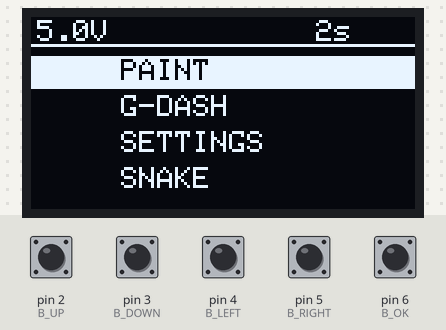
A sketch run on a simulated Arduino Uno, built with avr-gcc and run on an emulated ATmega328P. On the bench: 128×64 one-colour display. The inputs (shaded band) are chosen by the test bench; at power-on: pin 2 (B_UP), pin 3 (B_DOWN), pin 4 (B_LEFT), pin 5 (B_RIGHT), pin 6 (B_OK) HIGH. Random numbers use the default seed unless the sketch sets one.

Above: at 3.7 s.
3.8 s: pin 2 (B_UP) pulled LOW for 1 s
At 5.8 s:
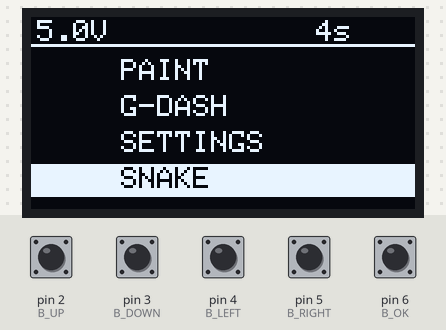
6.3 s: pin 6 (B_OK) pulled LOW for 0.15 s
At 6.53 s:
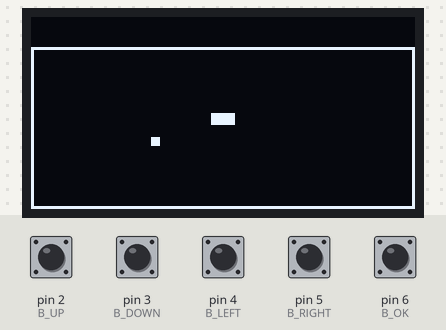
7.0 s: pin 3 (B_DOWN) pulled LOW for 0.15 s
At 7.12 s:
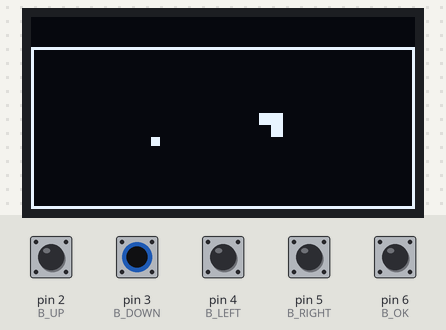
7.7 s: pin 4 (B_LEFT) pulled LOW for 0.15 s
At 7.83 s:
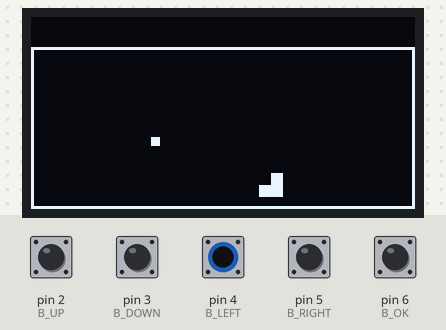
8.4 s: pin 2 (B_UP) pulled LOW for 0.15 s
At 8.54 s:
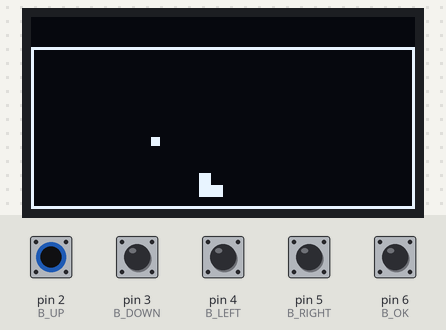
9.1 s: pin 5 (B_RIGHT) pulled LOW for 0.15 s
At 12.4 s:
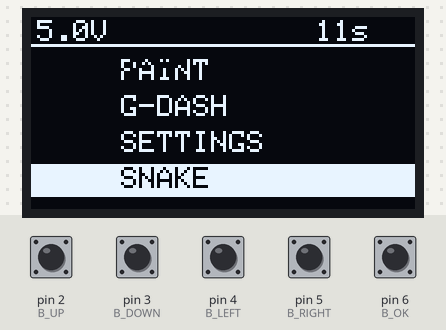
Timing chart, 0 to 12.7 s (numbered marks = the images above; inputs shaded):
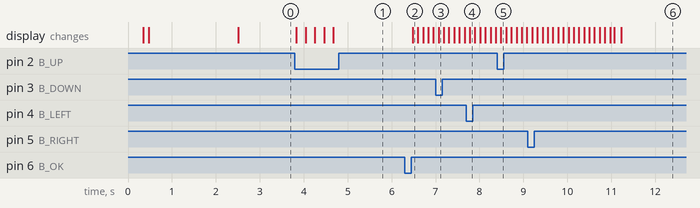

The sketch:

sketch_feb12a.ino
```cpp
#include <Wire.h>
#include <Adafruit_GFX.h>
#include <Adafruit_SSD1306.h>
#include <EEPROM.h>

#define SCREEN_WIDTH 128
#define SCREEN_HEIGHT 64
Adafruit_SSD1306 display(SCREEN_WIDTH, SCREEN_HEIGHT, &Wire, -1);

const int B_UP = 2, B_DOWN = 3, B_LEFT = 4, B_RIGHT = 5, B_OK = 6;
int mode = 0, menuIdx = 0;
const char* items[] = {"PAINT", "G-DASH", "SETTINGS", "SNAKE"};

unsigned long lastAction = 0;
int sleepTime = 15;
int hiGD = 0, hiSnake = 0;
float vccCache = 5.0;

float pY = 40, v = 0;
int oX = 128, score = 0, gdMode = 0, oGapY = 32;
int8_t snX[25], snY[25];
int8_t snLen = 3, snDir = 1, fX = 40, fY = 40;


float getVCC() {
  long result;
  ADMUX = _BV(REFS0) | _BV(MUX3) | _BV(MUX2) | _BV(MUX1);
  delay(2);
  ADCSRA |= _BV(ADSC);
  while (bit_is_set(ADCSRA, ADSC));
  result = ADCL | (ADCH << 8);
  return 1125300L / (float)result / 1000.0;
}

void startAnimation() {
  display.clearDisplay();
  display.setTextColor(SSD1306_WHITE);
  for(int i = 0; i < 128; i += 8) {
    display.drawFastVLine(i, 0, 64, 1);
    display.display();
  }
  display.clearDisplay();
  display.setTextSize(2); display.setCursor(15, 15); display.print(F("U-key OS"));
  display.setTextSize(1); display.setCursor(30, 45); display.print(F("v1.0 Enjoy!"));
  display.display();
  delay(2000);
}

void drawStatusBar() {
  display.setTextColor(SSD1306_WHITE);
  display.setCursor(2, 1); display.print(vccCache, 1); display.print(F("V"));
  display.setCursor(95, 1); display.print(millis()/1000); display.print(F("s"));
  display.drawFastHLine(0, 9, 128, 1);
}

void drawMenu() {
  display.clearDisplay();
  drawStatusBar();
  for(int i = 0; i < 4; i++) {
    int y = 14 + (i * 12);
    if(menuIdx == i) { display.fillRect(0, y - 1, 128, 11, 1); display.setTextColor(0); }
    else { display.setTextColor(1); }
    display.setCursor(30, y); display.print(items[i]);
  }
  display.display();
}

void exitToMenu() {
  if (mode == 2 && score > hiGD) { hiGD = score; EEPROM.put(0, hiGD); }
  if (mode == 4 && (snLen-3) > hiSnake) { hiSnake = (snLen-3); EEPROM.put(4, hiSnake); }
  mode = 0; score = 0;
  display.invertDisplay(true); delay(100); display.invertDisplay(false);
  vccCache = getVCC();
  while(digitalRead(B_OK) == LOW);
  drawMenu();
}


void runGD() {
  display.clearDisplay();
  display.setTextColor(1);
  int nextMode = (score / 7) % 4;
  if (nextMode != gdMode) {
    display.drawFastVLine(oX, 0, 64, 1);
    if (oX < 15) { gdMode = nextMode; oX = 128; }
  }
  bool btn = (digitalRead(B_UP) == LOW);
  if (gdMode == 0) { v += 0.55; if (btn && pY >= 48) v = -5.0; }
  else if (gdMode == 1) { v += (btn ? -0.4 : 0.4); v = constrain(v, -2.5, 2.5); }
  else if (gdMode == 2) { v += 0.4; if (btn) { v = -3.5; while(digitalRead(B_UP)==LOW); } }
  else { v = (btn ? -3.5 : 3.5); }
  pY += v; pY = constrain(pY, 0, 52);
  oX -= 5; if (oX < -15) { oX = 128; score++; oGapY = random(20, 44); }
  display.drawRect(15, pY, 8, 8, 1);
  if (gdMode == 0) {
    display.fillTriangle(oX, 63, oX+6, 48, oX+12, 63, 1);
    display.drawFastHLine(0, 63, 128, 1);
    if (oX < 23 && oX > 10 && pY > 40) exitToMenu();
  } else {
    int gap = (gdMode == 2) ? 17 : 13;
    display.fillRect(oX, 0, 8, oGapY - gap, 1);
    display.fillRect(oX, oGapY + gap, 8, 64, 1);
    if (oX < 23 && oX > 10 && (pY < oGapY - gap || pY + 8 > oGapY + gap)) exitToMenu();
  }
  display.setCursor(0, 11); display.print(score);
  display.setCursor(90, 11); display.print(F("HI:")); display.print(hiGD);
  display.display();
}

void runSnake() {
  display.clearDisplay();
  display.drawRect(0, 10, 128, 54, 1);
  if(digitalRead(B_UP)==LOW && snDir!=2) snDir=0;
  if(digitalRead(B_RIGHT)==LOW && snDir!=3) snDir=1;
  if(digitalRead(B_DOWN)==LOW && snDir!=0) snDir=2;
  if(digitalRead(B_LEFT)==LOW && snDir!=1) snDir=3;
  for(int i=snLen; i>0; i--) { snX[i]=snX[i-1]; snY[i]=snY[i-1]; }

  if(snDir==0) snY[0]-=4; if(snDir==1) snX[0]+=4; if(snDir==2) snY[0]+=4; if(snDir==3) snX[0]-=4;

  if(abs(snX[0]-fX)<4 && abs(snY[0]-fY)<4) { if(snLen<24) snLen++; fX=(random(2,28)*4); fY=(random(4,13)*4); }
  display.fillRect(fX, fY, 3, 3, 1);
  for(int i=0; i<snLen; i++) display.fillRect(snX[i], snY[i], 4, 4, 1);
  if(snX[0]<=0 || snX[0]>=124 || snY[0]<=10 || snY[0]>=60) exitToMenu();

  display.setCursor(2, 11); display.print(F("APPLES:")); display.print(snLen-3);
  display.setCursor(85, 11); display.print(F("HI:")); display.print(hiSnake);
  display.display(); delay(90);
}

void runSettings() {
  display.clearDisplay(); display.setTextColor(1);
  display.setCursor(10, 15); display.print(F("SLEEP: ")); display.print(sleepTime); display.print(F("s"));
  display.setCursor(10, 35); display.print(F("D5 TO CHANGE"));
  if (digitalRead(B_RIGHT) == LOW) { sleepTime += 15; if(sleepTime > 60) sleepTime = 15; delay(200); }
  display.display();
}

void setup() {
  display.begin(SSD1306_SWITCHCAPVCC, 0x3C);
  for(int i = 2; i <= 6; i++) pinMode(i, INPUT_PULLUP);
  EEPROM.get(0, hiGD); if(hiGD < 0) hiGD = 0;
  EEPROM.get(4, hiSnake); if(hiSnake < 0) hiSnake = 0;
  vccCache = getVCC();
  startAnimation();
  drawMenu();
}

void loop() {
  if (sleepTime != 0 && millis() - lastAction > (unsigned long)sleepTime * 1000) { display.ssd1306_command(SSD1306_DISPLAYOFF); }
  for(int i=2; i<=6; i++) if(digitalRead(i)==LOW) { lastAction = millis(); display.ssd1306_command(SSD1306_DISPLAYON); }
  if (mode == 0) {
    if (digitalRead(B_UP) == LOW) { menuIdx--; if(menuIdx < 0) menuIdx = 3; drawMenu(); delay(180); }
    if (digitalRead(B_DOWN) == LOW) { menuIdx++; if(menuIdx > 3) menuIdx = 0; drawMenu(); delay(180); }
    if (digitalRead(B_OK) == LOW) {
      mode = menuIdx + 1; pY = 40; oX = 128;
      if(mode==4) { snLen=3; snDir=1; for(int i=0; i<25; i++) { snX[i]=60; snY[i]=32; } }
      display.clearDisplay(); while(digitalRead(B_OK) == LOW);
    }
  }
  else if (mode == 1) { static int px=64, py=32; if(digitalRead(B_UP)==LOW) py--; if(digitalRead(B_DOWN)==LOW) py++; if(digitalRead(B_LEFT)==LOW) px--; if(digitalRead(B_RIGHT)==LOW) px++; display.drawPixel(px, py, 1); display.display(); }
  else if (mode == 2) runGD();
  else if (mode == 3) runSettings();
  else if (mode == 4) runSnake();
  if (mode != 0 && digitalRead(B_OK) == LOW) {
    long t = millis();
    while(digitalRead(B_OK) == LOW) { if(millis() - t > 800) exitToMenu(); }
  }
}
```

Measured:
- after the input at 3.8 s, the display: first changes at once (image 1 shows a later state)
- after the input at 6.3 s, the display: changes after 0.18 s (image 2)
